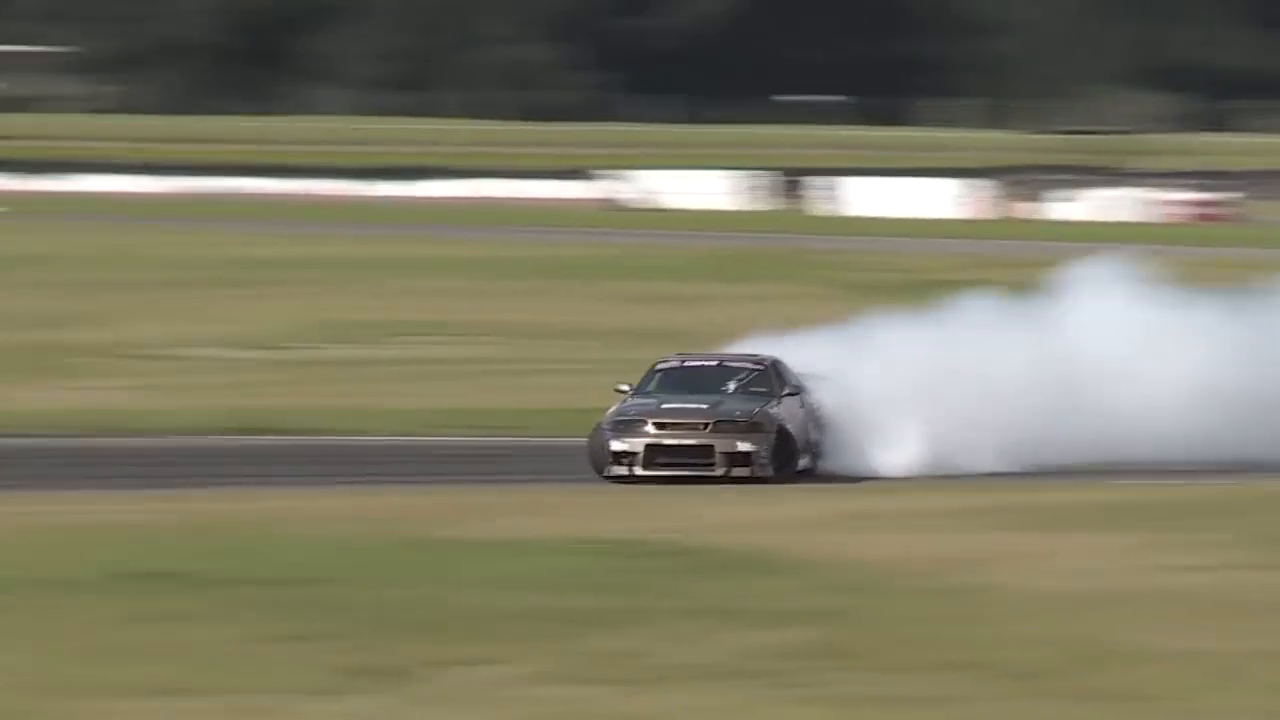
#> input picture frame 23 of module04-video-processing-and-analysis/race_car.mp4, 1280 x 720 px, given in place of motion_test.mp4, which was not available
$ jupyter execute --allow-errors 04_03_Motion_Detection.ipynb   (text cells are left out)
#> lines starting #> are read from the running program, lines starting #| are printed output that depends on the picture; after the words box and inside, x2 and y2 are one past the last pixel; in counts of white or black regions, pixels touching at a corner belong together; pictures that were not available may be replaced by others from this repository, and a replacement may not be noted
[cell 1]
import cv2
import numpy as np

if 'google.colab' in str(get_ipython()):
    print("Downloading Code to Colab Environment")
    !wget https://www.dropbox.com/sh/t7x50ww3ultvwn3/AACnmQGBD7rIbznXzi1sRWJqa?dl=1 -O module-code.zip -q --show-progress
    !unzip -qq module-code.zip
    !pip install moviepy==0.2.3.5
    !pip install imageio==2.4.1
else:
    pass

[cell 2]
from moviepy.editor import VideoFileClip

input_video = 'motion_test.mp4'

# Load the video for playback.
#> (the rest of this cell did not finish here and is left out)

[cell 3]
input_video = 'motion_test.mp4'
video_cap = cv2.VideoCapture(input_video)
if not video_cap.isOpened():
    print('Unable to open: ' + input_video)

[cell 4]
frame_w = int(video_cap.get(cv2.CAP_PROP_FRAME_WIDTH))
frame_h = int(video_cap.get(cv2.CAP_PROP_FRAME_HEIGHT))
fps = int(video_cap.get(cv2.CAP_PROP_FPS))

size = (frame_w, frame_h)
# Original height and width after concatenation.
size_quad = (int(2*frame_w), int(2*frame_h))
# Resized height and width after concatenation.
# size_quad = (int(frame_w), int(frame_h))

video_out_quad = cv2.VideoWriter('video_out_quad.mp4', cv2.VideoWriter_fourcc(*'mp4v'), fps, size_quad)

[cell 5]
def drawBannerText(frame, text, banner_height_percent = 0.08, font_scale = 0.8, text_color = (0, 255, 0),
                   font_thickness = 2):
    # Draw a black filled banner across the top of the image frame.
    # percent: set the banner height as a percentage of the frame height.
    banner_height = int(banner_height_percent * frame.shape[0])
    cv2.rectangle(frame, (0, 0), (frame.shape[1], banner_height), (0, 0, 0), thickness = -1)

    # Draw text on banner.
    left_offset = 20
    location = (left_offset, int(10 + (banner_height_percent * frame.shape[0]) / 2))
    cv2.putText(frame, text, location, cv2.FONT_HERSHEY_SIMPLEX, font_scale, text_color,
                font_thickness, cv2.LINE_AA)

[cell 6]
bg_sub = cv2.createBackgroundSubtractorKNN(history = 200)

[cell 7]
ksize = (5, 5)
red = (0, 0, 255)
yellow = (0, 255, 255)

# Quad view that will be built.
#------------------------------------
# frame_fg_mask       :  frame
# frame_fg_mask_erode :  frame_erode
#------------------------------------

while True:
    ret, frame = video_cap.read()
#> frame is the input picture: shape (720, 1280, 3); mean B, G, R 100.6, 122.4, 125.5

    if frame is None:
        break
    else:
        frame_erode = frame.copy()

    # Stage 1: Motion area based on foreground mask.
    fg_mask = bg_sub.apply(frame)
#> fg_mask: shape (720, 1280); every value is 255
    motion_area = cv2.findNonZero(fg_mask)
#> motion_area = contour of 921600 points, box (x1, y1, x2, y2) (0, 0, 1280, 720), area 0
    x, y, w, h = cv2.boundingRect(motion_area)
#> x = 0; y = 0; w = 1280; h = 720

    # Stage 2: Motion area based on foreground mask (with erosion)
    fg_mask_erode = cv2.erode(fg_mask, np.ones(ksize, np.uint8))
    motion_area_erode = cv2.findNonZero(fg_mask_erode)
#> motion_area_erode has the same summary as motion_area
    xe, ye, we, he = cv2.boundingRect(motion_area_erode)
#> xe = 0; ye = 0; we = 1280; he = 720

    # Draw bounding box for motion area based on foreground mask
    if motion_area is not None:
        cv2.rectangle(frame, (x, y), (x + w, y + h), red, thickness = 6)
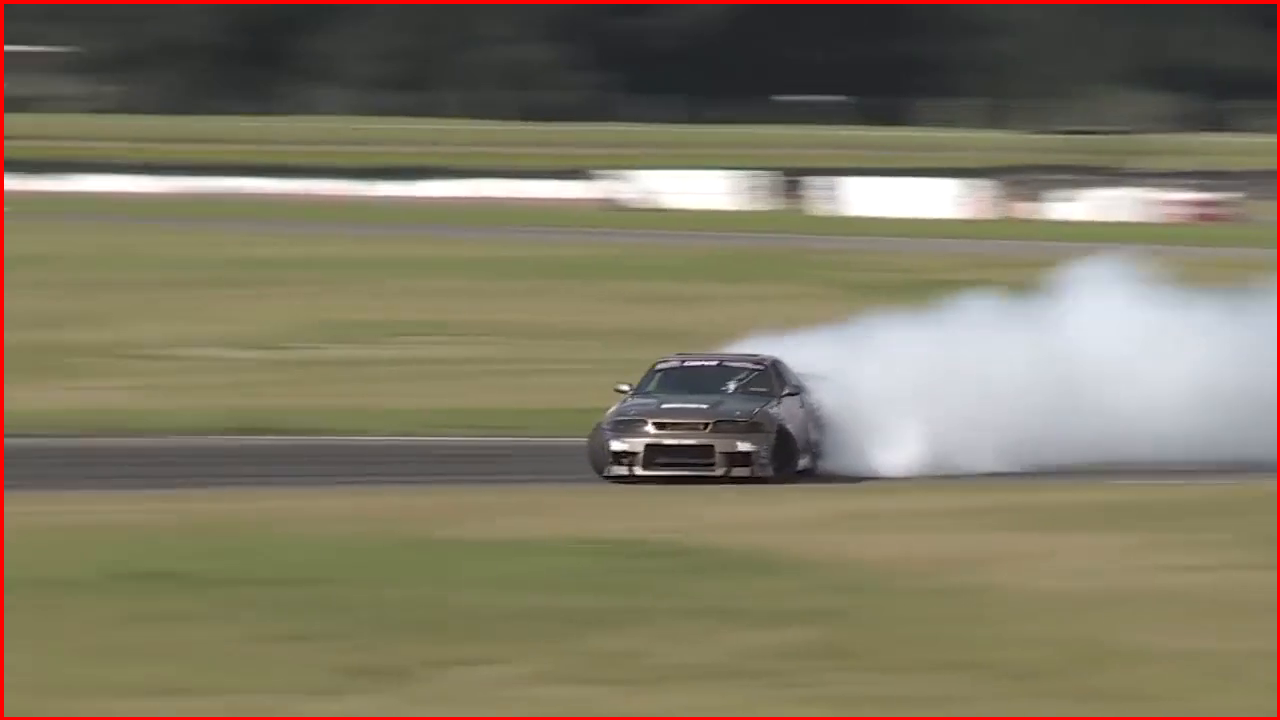
#> frame: shape (720, 1280, 3); 1.51% of pixels changed, all inside (x1, y1, x2, y2) = (0, 0, 1280, 720)

    # Draw bounding box for motion area based on foreground mask (with erosion)
    if motion_area_erode is not None:
        cv2.rectangle(frame_erode, (xe, ye), (xe + we, ye + he), red, thickness = 6)

    # Convert foreground masks to color so we can build a composite video with color annotations.
    frame_fg_mask = cv2.cvtColor(fg_mask, cv2.COLOR_GRAY2BGR)
#> frame_fg_mask: shape (720, 1280, 3); every value is 255
    frame_fg_mask_erode= cv2.cvtColor(fg_mask_erode, cv2.COLOR_GRAY2BGR)

    # Annotate each video frame.
    drawBannerText(frame_fg_mask, 'Foreground Mask')
#> in drawBannerText, `cv2.rectangle(frame, (0, 0), (frame.shape[1], banner_height), (0, 0, 0..`:
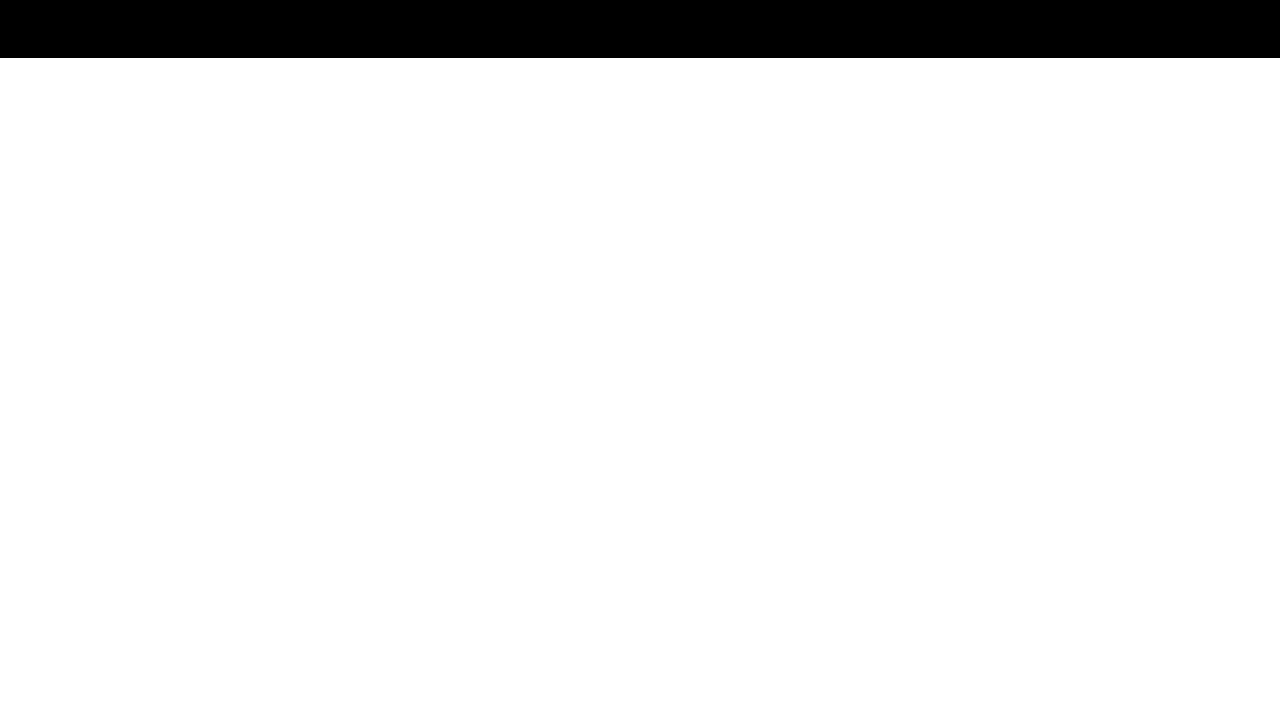
#> frame: shape (720, 1280, 3); 91.9% white; 1 black region, box (x1, y1, x2, y2) and area: (0, 0, 1280, 58) 74240
    drawBannerText(frame_fg_mask_erode, 'Foreground Mask Eroded')
#> call 2 of drawBannerText, with text = 'Foreground Mask Eroded', banner_height_percent = 0.08, font_scale = 0.8, text_color = (0, 255, 0), font_thickness = 2
#> in drawBannerText (call 2), `cv2.putText(frame, text, location, cv2.FONT_HERSHEY_SIMPLEX, font_scal..`:
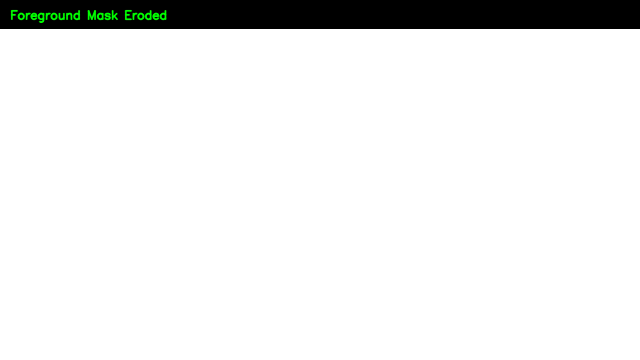
#> frame: shape (720, 1280, 3) (shown at 1/2 size); mean B, G, R 234.5, 235.2, 234.5

    # Build quad view.
    frame_top = np.hstack([frame_fg_mask, frame])
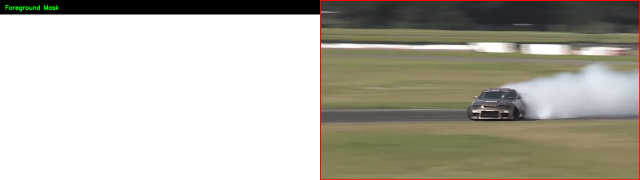
#> frame_top: shape (720, 2560, 3) (shown at 1/4 size); mean B, G, R 166.9, 178, 181.1
    frame_bot = np.hstack([frame_fg_mask_erode, frame_erode])
    frame_composite = np.vstack([frame_top, frame_bot])

    # Create composite video with intermediate results (quad grid).
    fc_h, fc_w, _= frame_composite.shape
    cv2.line(frame_composite, (0, int(fc_h/2)), (fc_w, int(fc_h/2)), yellow, thickness=1, lineType=cv2.LINE_AA)
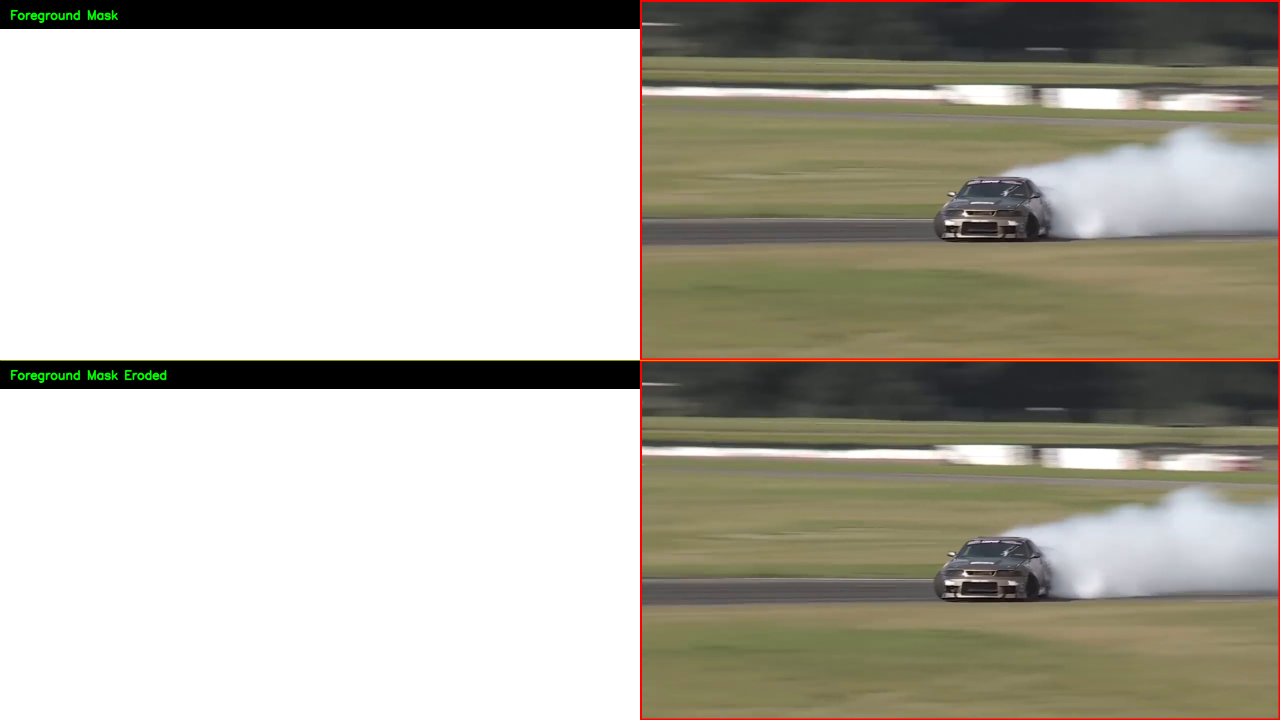
#> frame_composite: shape (1440, 2560, 3) (shown at 1/2 size); mean B, G, R 166.9, 178.2, 181.2

    # Resize if moviepy is unable to load the frames later.
    # frame_composite = cv2.resize(frame_composite, None, fx=0.5, fy=0.5)

    # Write video files.
    video_out_quad.write(frame_composite)

video_cap.release()
video_out_quad.release()

$ run again, starting later in the video
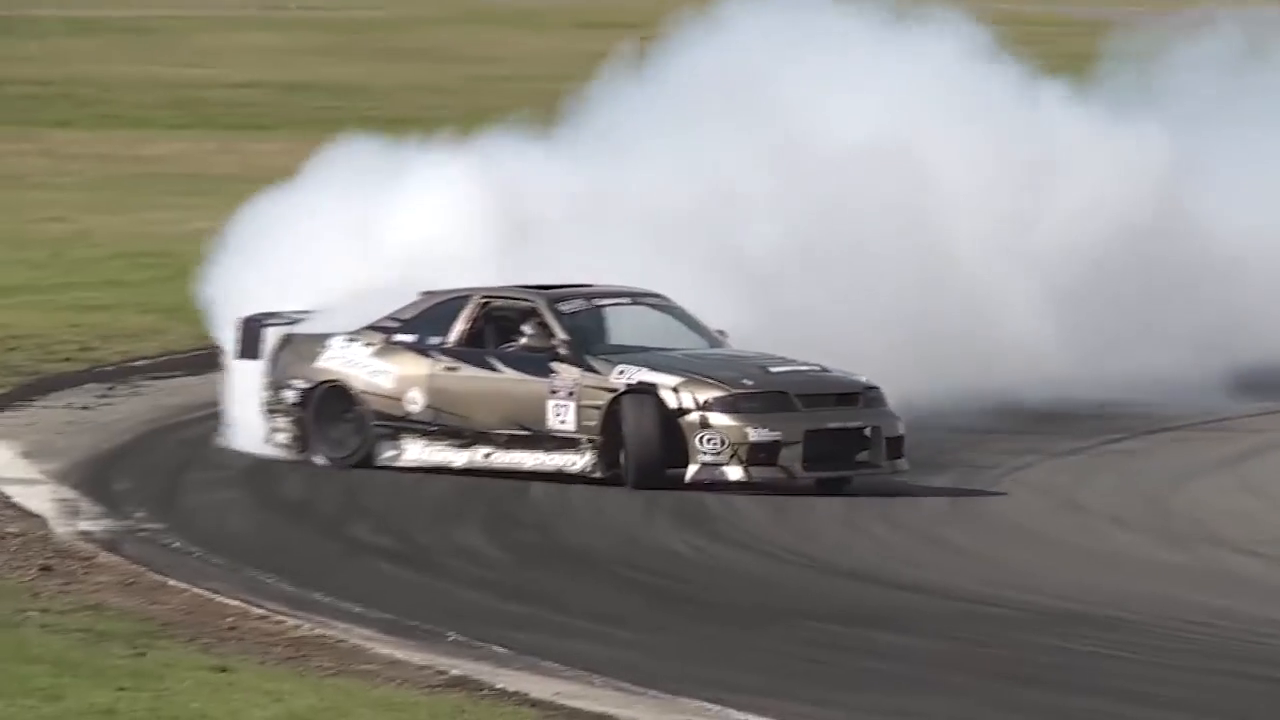
#> input picture frame 105 of module04-video-processing-and-analysis/race_car.mp4, 1280 x 720 px, given in place of motion_test.mp4, which was not available
#> frame is the input picture: shape (720, 1280, 3); mean B, G, R 129.8, 135.6, 137.4
#> fg_mask: shape (720, 1280); every value is 255
#> motion_area = contour of 921600 points, box (x1, y1, x2, y2) (0, 0, 1280, 720), area 0
#> x = 0; w = 1280; h = 720
#> motion_area_erode has the same summary as motion_area
#> xe = 0; we = 1280; he = 720
#> frame_fg_mask: shape (720, 1280, 3); every value is 255
#> `frame_top = np.hstack([frame_fg_mask, frame])`:
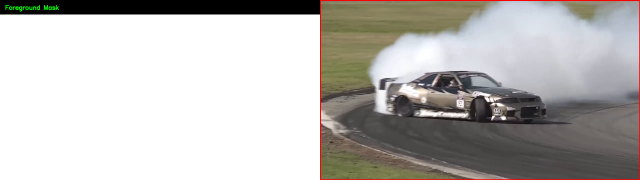
#> frame_top: shape (720, 2560, 3) (shown at 1/4 size); mean B, G, R 181.3, 184.3, 186.9
#> `cv2.line(frame_composite, (0, int(fc_h/2)), (fc_w, int(fc_h/2)), yello..`:
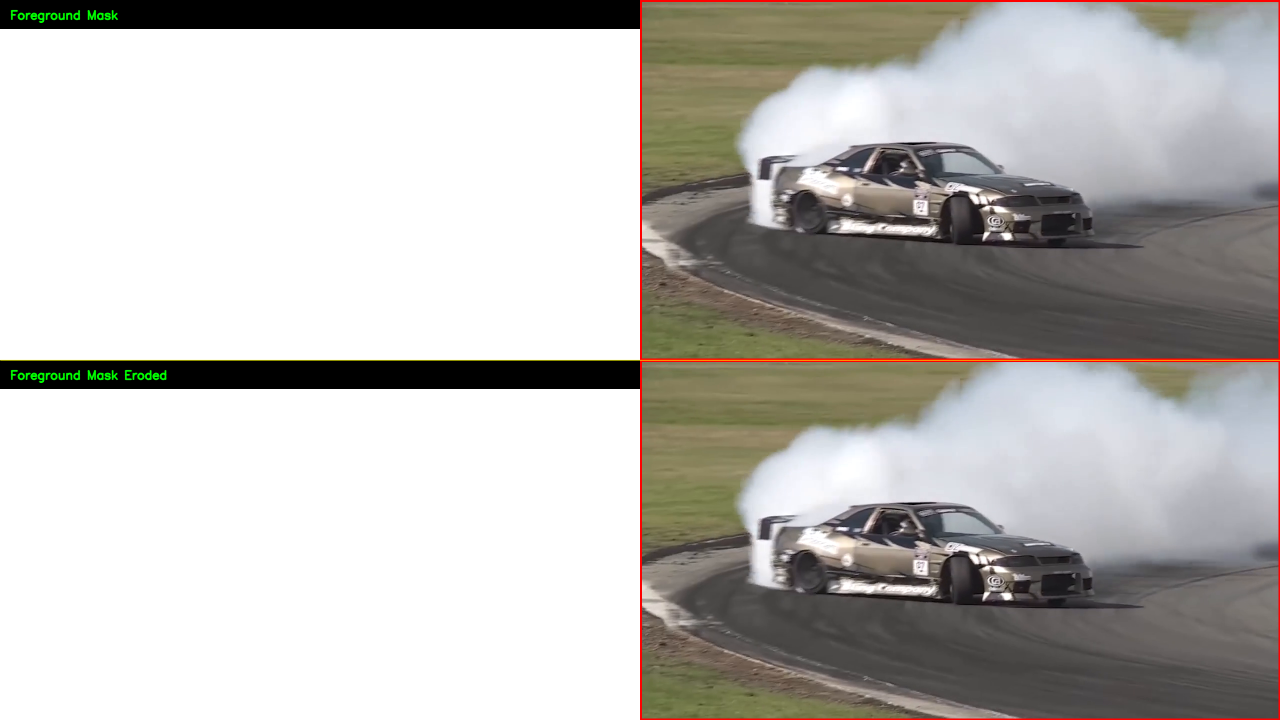
#> frame_composite: shape (1440, 2560, 3) (shown at 1/2 size); mean B, G, R 181.3, 184.6, 187

$ run again, starting later in the video
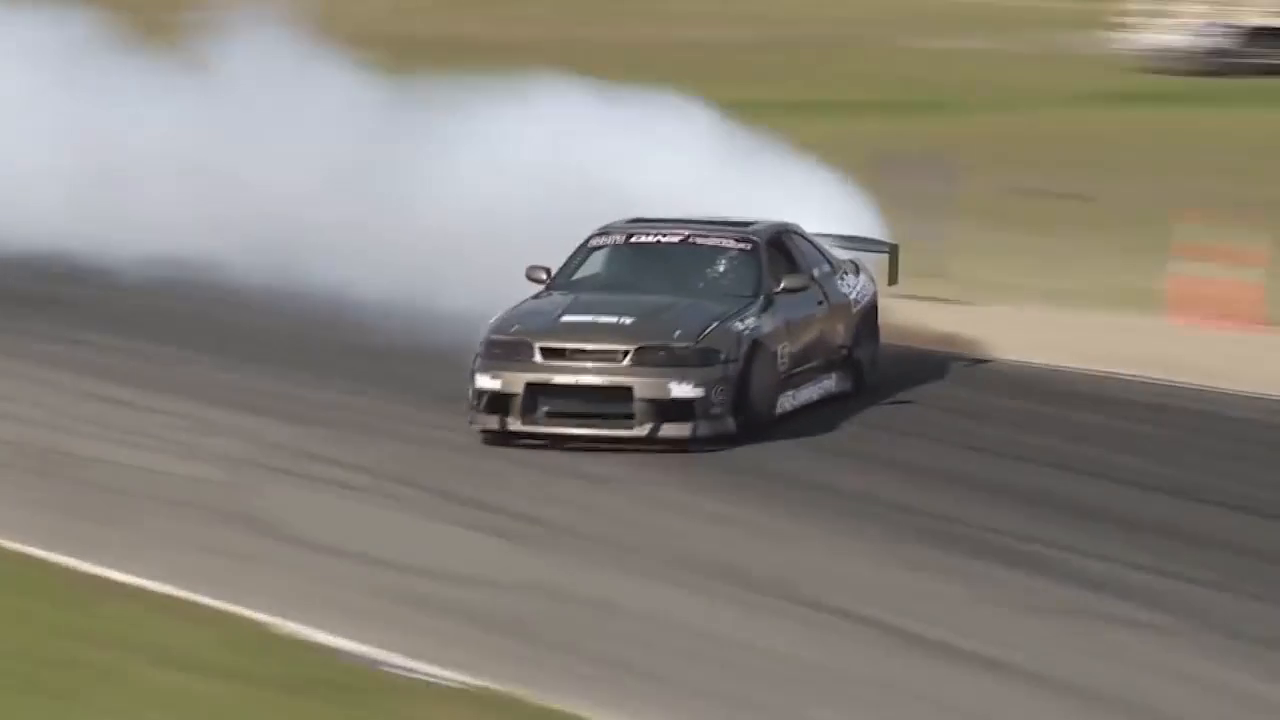
#> input picture frame 188 of module04-video-processing-and-analysis/race_car.mp4, 1280 x 720 px, given in place of motion_test.mp4, which was not available
#> frame is the input picture: shape (720, 1280, 3); mean B, G, R 121.5, 131.3, 136.2
#> fg_mask: shape (720, 1280); every value is 255
#> motion_area = contour of 921600 points, box (x1, y1, x2, y2) (0, 0, 1280, 720), area 0
#> x = 0; w = 1280; h = 720
#> motion_area_erode has the same summary as motion_area
#> xe = 0; we = 1280; he = 720
#> frame_fg_mask: shape (720, 1280, 3); every value is 255
#> `frame_top = np.hstack([frame_fg_mask, frame])`:
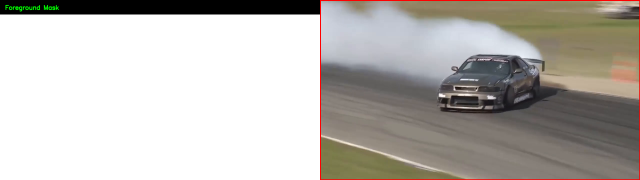
#> frame_top: shape (720, 2560, 3) (shown at 1/4 size); mean B, G, R 177.1, 182.1, 186.2
#> `cv2.line(frame_composite, (0, int(fc_h/2)), (fc_w, int(fc_h/2)), yello..`:
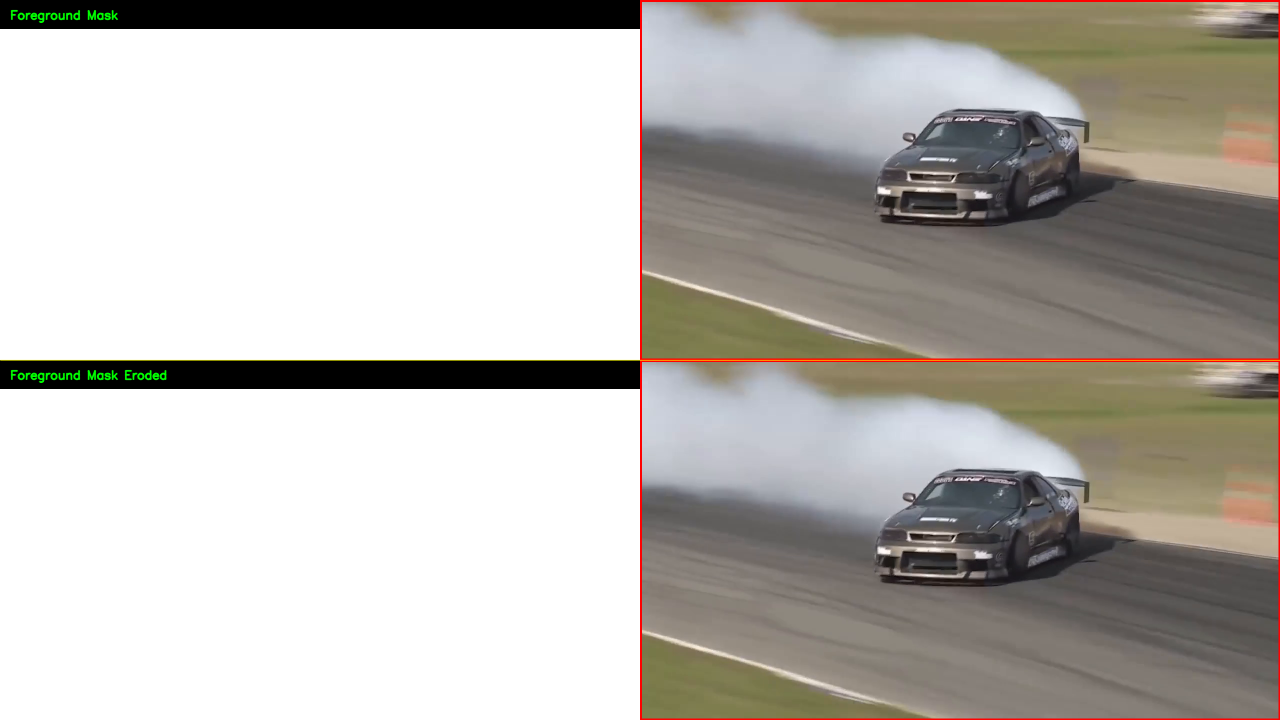
#> frame_composite: shape (1440, 2560, 3) (shown at 1/2 size); mean B, G, R 177.1, 182.4, 186.3
